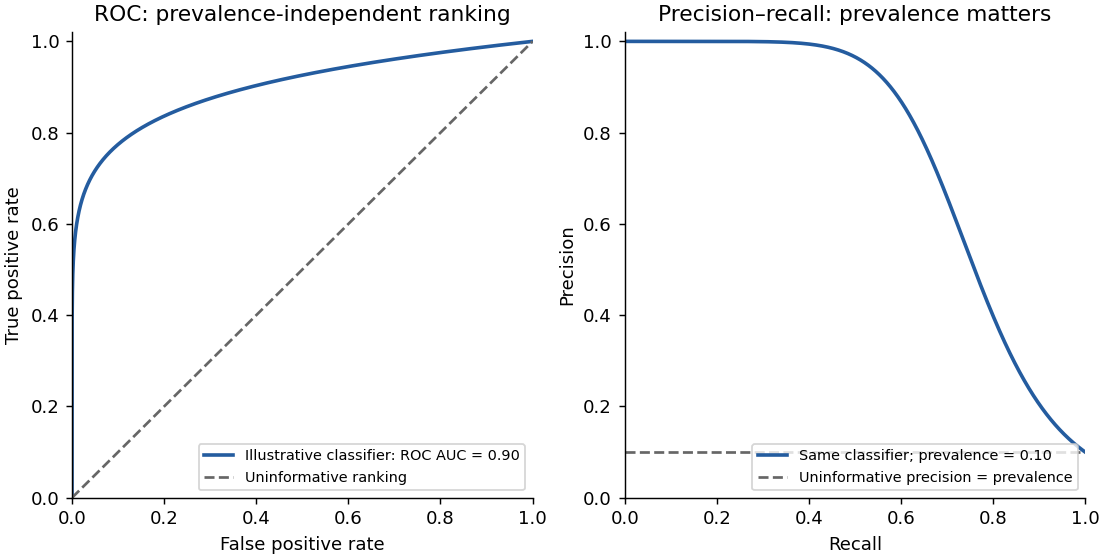

The Python source for this figure:
"""Illustrative analytic ROC and corresponding PR curve, not exam measurements."""
from pathlib import Path
import numpy as np
import matplotlib.pyplot as plt
tpr=np.linspace(0,1,2001);fpr=tpr**9;prevalence=.1
precision=1/(1+9*tpr**8)
fig,axes=plt.subplots(1,2,figsize=(8.5,4.3),layout='constrained',facecolor='white')
axes[0].plot(fpr,tpr,color='#245c9f',linewidth=2,label='Illustrative classifier: ROC AUC = 0.90')
axes[0].plot([0,1],[0,1],'--',color='.4',label='Uninformative ranking')
axes[0].set(xlabel='False positive rate',ylabel='True positive rate',title='ROC: prevalence-independent ranking')
axes[1].plot(tpr,precision,color='#245c9f',linewidth=2,label='Same classifier; prevalence = 0.10')
axes[1].axhline(prevalence,linestyle='--',color='.4',label='Uninformative precision = prevalence')
axes[1].set(xlabel='Recall',ylabel='Precision',title='Precision–recall: prevalence matters')
for ax in axes:
 ax.set(xlim=(0,1),ylim=(0,1.02));ax.legend(fontsize=8,loc='lower right');ax.spines[['top','right']].set_visible(False)
fig.savefig(Path('paper-4-roc-and-precision.png'),dpi=130,facecolor='white');plt.close(fig)
